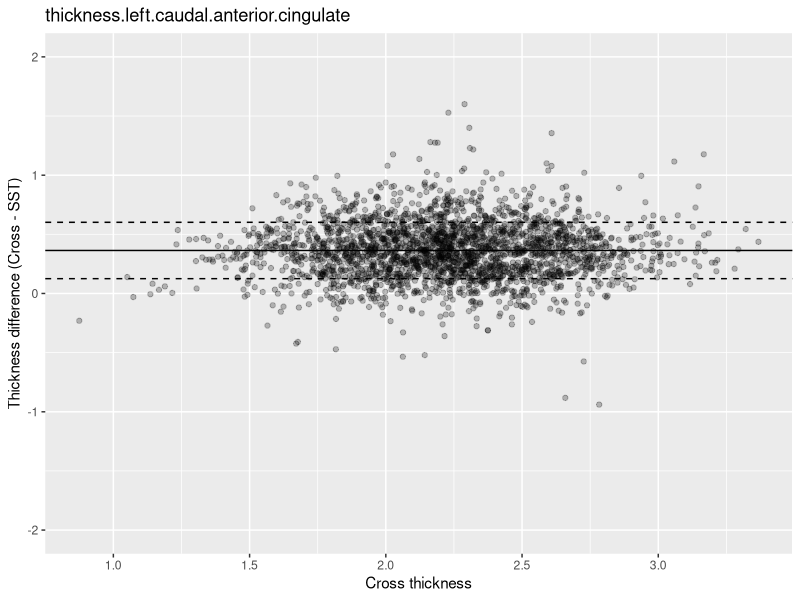
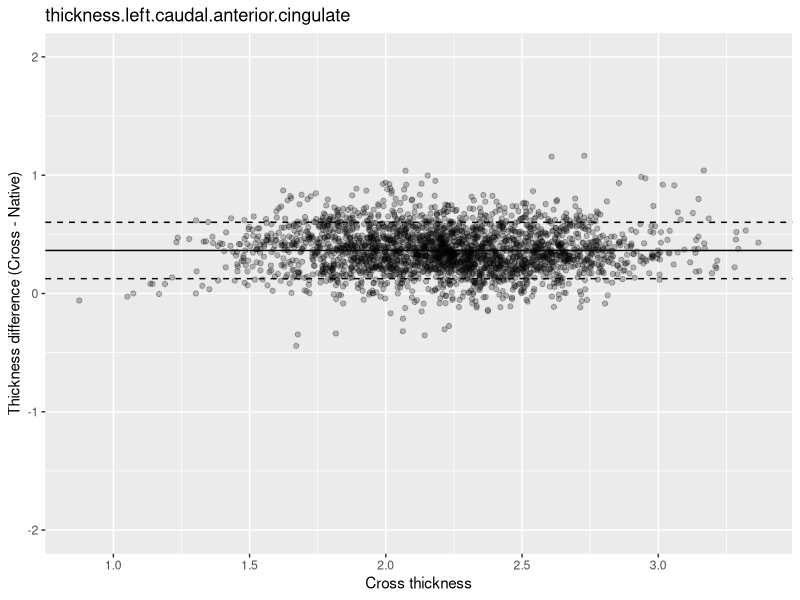
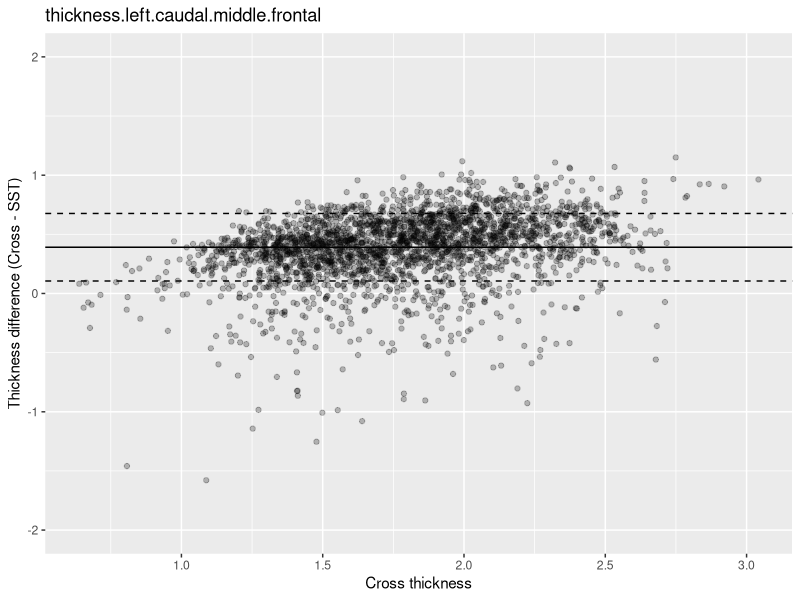
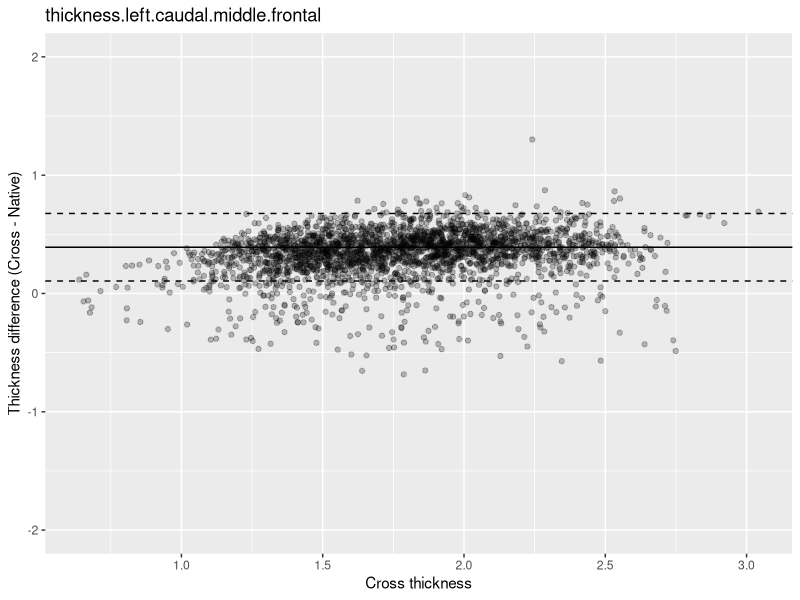
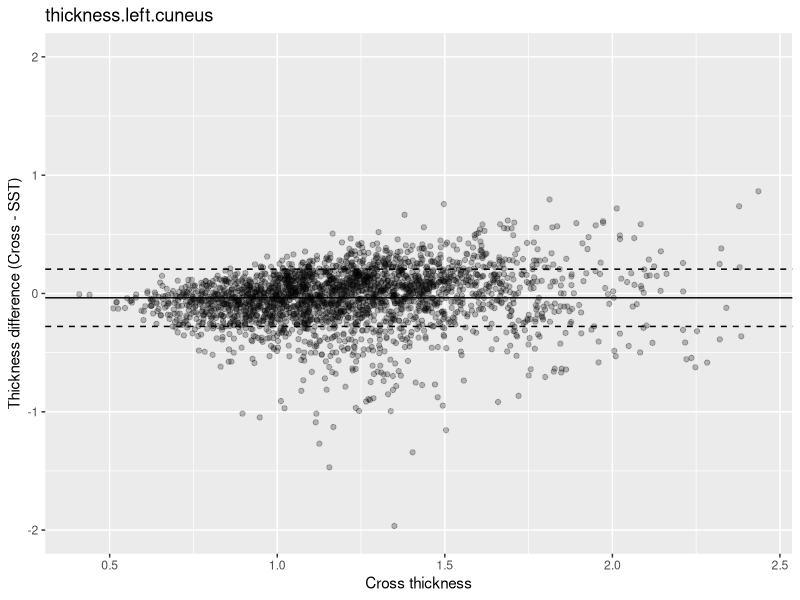
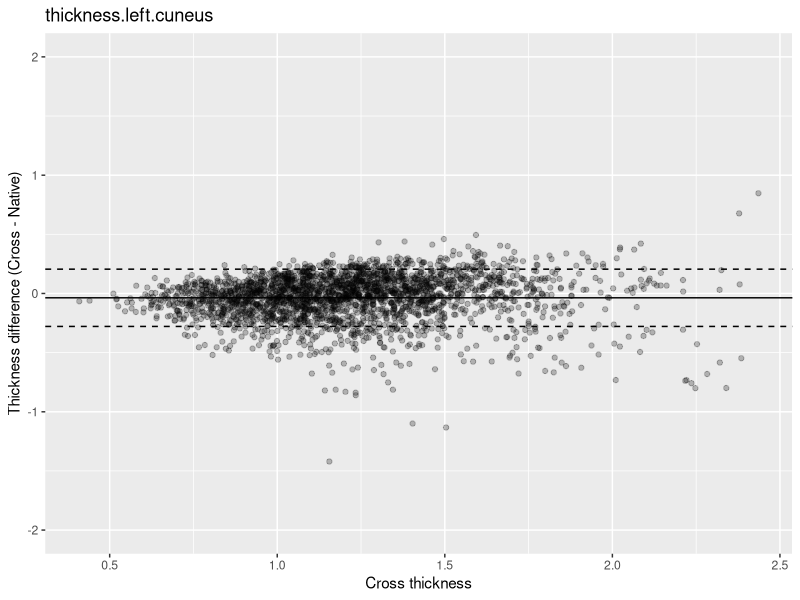
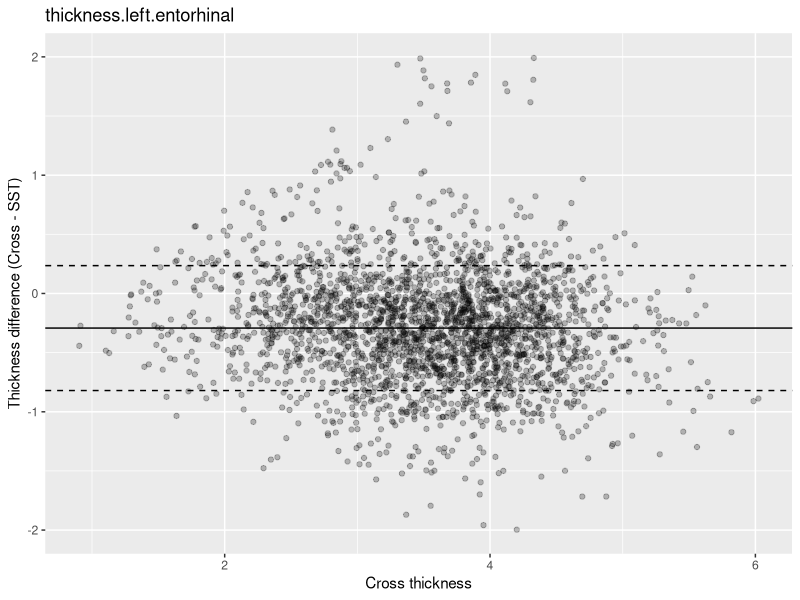
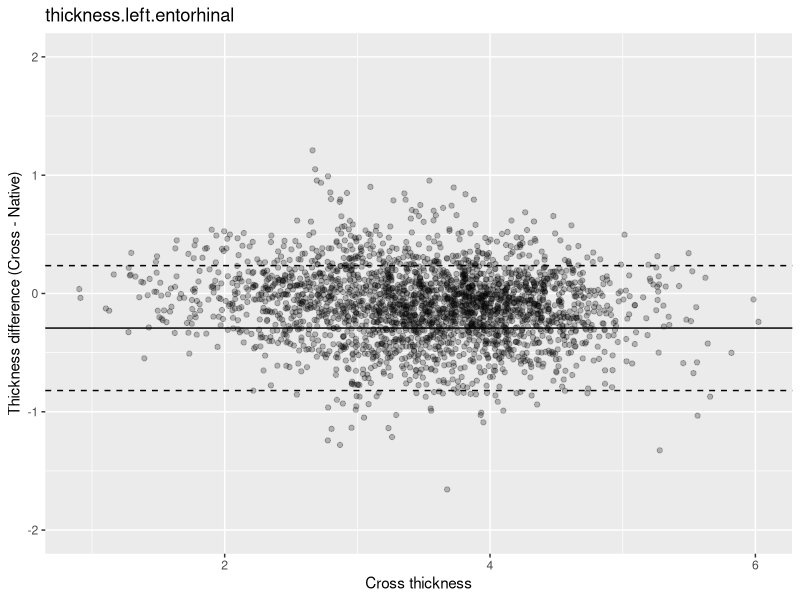

Recreate these plots in R, in order. (Note: this script raises an error after producing the figures.)
library( ggplot2 )
library( plyr )

cross <- read.csv( "adniCrossSectionalAntsMergeSubset_WithScr.csv" )
longNative <- read.csv( "adniLongitudinalNativeSpaceAntsMergeSubset_WithScr.csv" )
longSST <- read.csv( "adniLongitudinalAntsMergeSubset_WithScr.csv" )

thicknessColumns <- grep( 'thickness', colnames( cross ), value = FALSE )

sstGreaterThanZero <- 0
nativeGreaterThanZero <- 0
for( i in 1:length( thicknessColumns ) )
  {
  cat( colnames( cross )[thicknessColumns[i]], "\n" )
  sstDifference <- cross[,thicknessColumns[i]] - longSST[,thicknessColumns[i]]
  nativeDifference <- cross[,thicknessColumns[i]] - longNative[,thicknessColumns[i]]
  thicknessDataFrame <- data.frame( Cross = cross[,thicknessColumns[i]],
                                    LongSSTDifference = sstDifference,
                                    LongNativeDifference = nativeDifference )
  sstMeanDiff <- mean( sstDifference, na.rm = TRUE )
  sstSdDiff <- sd( sstDifference, na.rm = TRUE )

  if( sstMeanDiff > 0 )
    {
    sstGreaterThanZero <- sstGreaterThanZero + 1
    }

  nativeMeanDiff <- mean( nativeDifference, na.rm = TRUE )
  nativeSdDiff <- sd( nativeDifference, na.rm = TRUE )

  if( nativeMeanDiff > 0 )
    {
    nativeGreaterThanZero <- nativeGreaterThanZero + 1
    }

  baSstPlot <- ggplot( thicknessDataFrame, aes( x = Cross, y = LongSSTDifference ) ) +
               geom_point( alpha = 0.25 ) +
               geom_hline( yintercept = sstMeanDiff, linetype = 1  ) +
               geom_hline( yintercept = sstMeanDiff - sstSdDiff, linetype = 2  ) +
               geom_hline( yintercept = sstMeanDiff + sstSdDiff, linetype = 2  ) +
               ggtitle( colnames( cross )[thicknessColumns[i]] ) +
               xlab( 'Cross thickness' ) +
               ylab( 'Thickness difference (Cross - SST)' ) +
               scale_y_continuous( limits = c( -2, 2 ) )
  ggsave( file = paste0( "BlandAltmanDifferencePlots/baSstPlot_", colnames( cross )[thicknessColumns[i]], ".pdf" ), plot = baSstPlot, width = 7, height = 4 )

  baNativePlot <- ggplot( thicknessDataFrame, aes( x = Cross, y = LongNativeDifference ) ) +
               geom_point( alpha = 0.25 ) +
               geom_hline( yintercept = sstMeanDiff, linetype = 1  ) +
               geom_hline( yintercept = sstMeanDiff - sstSdDiff, linetype = 2  ) +
               geom_hline( yintercept = sstMeanDiff + sstSdDiff, linetype = 2  ) +
               ggtitle( colnames( cross )[thicknessColumns[i]] ) +
               xlab( 'Cross thickness' ) +
               ylab( 'Thickness difference (Cross - Native)' ) +
               scale_y_continuous( limits = c( -2, 2 ) )
  ggsave( file = paste0( "BlandAltmanDifferencePlots/baNativePlot_", colnames( cross )[thicknessColumns[i]], ".pdf" ), plot = baNativePlot, width = 7, height = 4 )
  }

cat( "SST: greater than 0 --> ", sstGreaterThanZero, "\n", sep = '' )  
cat( "Native: greater than 0 --> ", nativeGreaterThanZero, "\n", sep = '' )  